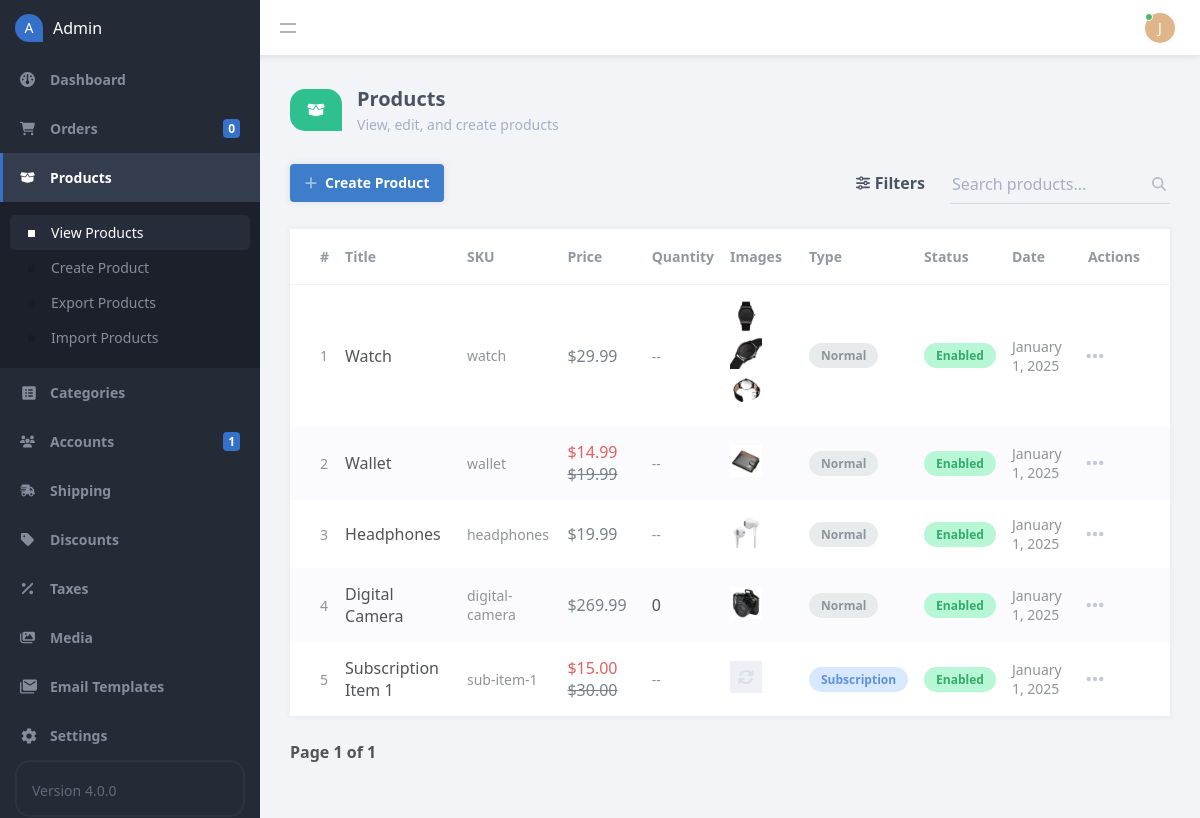
Screenshot of /admin/index.php?page=products (signed in) with the database file from the repository.
### tables this page shows
CREATE TABLE IF NOT EXISTS `products` (
  `id` int(11) NOT NULL AUTO_INCREMENT,
  `title` varchar(200) NOT NULL,
  `description` mediumtext NOT NULL,
  `sku` varchar(255) NOT NULL DEFAULT '',
  `price` decimal(7,2) NOT NULL,
  `rrp` decimal(7,2) NOT NULL DEFAULT 0.00,
  `quantity` int(11) NOT NULL,
  `created` datetime NOT NULL,
  `weight` decimal(7,2) NOT NULL DEFAULT 0.00,
  `url_slug` varchar(255) NOT NULL DEFAULT '',
  `product_status` tinyint(1) NOT NULL DEFAULT 1,
  `subscription` tinyint(1) NOT NULL DEFAULT 0,
  `subscription_period` int(11) NOT NULL DEFAULT 0,
  `subscription_period_type` varchar(50) NOT NULL DEFAULT 'day',
  PRIMARY KEY (`id`)
);

### admin/index.php (called while the page is built, shortened)
<?php
include '../functions.php';
$page = isset($_GET['page']) && file_exists($_GET['page'] . '.php') ? $_GET['page'] : 'dashboard';
include $page . '.php';
?>

### admin/products.php (the view, shortened to what this page needs)
<?php
$pagination_page = isset($_GET['pagination_page']) ? $_GET['pagination_page'] : 1;
$search = isset($_GET['search_query']) ? $_GET['search_query'] : '';
$status = isset($_GET['status']) ? $_GET['status'] : '';
$availability = isset($_GET['availability']) ? $_GET['availability'] : '';
$type = isset($_GET['type']) ? $_GET['type'] : '';
$order = isset($_GET['order']) && $_GET['order'] == 'DESC' ? 'DESC' : 'ASC';
$order_by_whitelist = ['id','title','price','quantity','created','product_status','sku','subscription'];
$order_by = isset($_GET['order_by']) && in_array($_GET['order_by'], $order_by_whitelist) ? $_GET['order_by'] : 'id';
$results_per_pagination_page = 15;
$param1 = ($pagination_page - 1) * $results_per_pagination_page;
$param2 = $results_per_pagination_page;
$where = '';
$where .= $search ? 'WHERE (p.title LIKE :search OR p.sku LIKE :search OR p.price LIKE :search OR p.created LIKE :search) ' : '';
$stmt = $pdo->prepare('SELECT COUNT(*) AS total FROM products p ' . $where);
$stmt->execute();
$total_products = $stmt->fetchColumn();
$stmt = $pdo->prepare('SELECT p.*, GROUP_CONCAT(m2.full_path) AS imgs FROM products p LEFT JOIN (SELECT pm.id, pm.product_id, m.full_path FROM product_media_map pm JOIN product_media m ON m.id = pm.media_id GROUP BY pm.id, pm.product_id, m.full_path) m2 ON m2.product_id = p.id ' . $where . ' GROUP BY p.id, p.title, p.description, p.price, p.rrp, p.quantity, p.created, p.weight, p.url_slug, p.product_status, p.sku, p.subscription, p.subscription_period, p.subscription_period_type ORDER BY ' . $order_by . ' ' . $order . ' LIMIT :start_results,:num_results');
$stmt->bindParam('start_results', $param1, PDO::PARAM_INT);
$stmt->bindParam('num_results', $param2, PDO::PARAM_INT);
$stmt->execute();
$products = $stmt->fetchAll(PDO::FETCH_ASSOC);
$url = 'index.php?page=products&search_query=' . $search . '&status=' . $status . '&availability=' . $availability . '&type=' . $type;
?>
<?=template_admin_header('Products', 'products', 'view')?>
<div class="content-title">
    <div class="title">
        <div class="icon">
        </div>
        <div class="txt">
            <h2>Products</h2>
            <p>View, edit, and create products</p>
        </div>
    </div>
</div>
<div class="content-header responsive-flex-column pad-top-5">
    <a href="index.php?page=product" class="btn">
        Create Product
    </a>
    <form method="get">
        <div class="filters">
            <a href="#">
                Filters
            </a>
        </div>
        <div class="search">
            <label for="search_query">
                <input id="search_query" type="text" name="search_query" placeholder="Search products..." value="<?=htmlspecialchars($search, ENT_QUOTES)?>" class="responsive-width-100">
            </label>
        </div>
    </form>
</div>
<div class="content-block no-pad">
    <div class="table">
        <table>
            <thead>
                <tr>
                    <td class="responsive-hidden"><a href="<?=$url . '&order=' . ($order=='ASC'?'DESC':'ASC') . '&order_by=id'?>">#<?=$order_by=='id' ? $table_icons[strtolower($order)] : ''?></a></td>
                    <td><a href="<?=$url . '&order=' . ($order=='ASC'?'DESC':'ASC') . '&order_by=title'?>">Title<?=$order_by=='title' ? $table_icons[strtolower($order)] : ''?></a></td>
                    <td class="responsive-hidden"><a href="<?=$url . '&order=' . ($order=='ASC'?'DESC':'ASC') . '&order_by=sku'?>">SKU<?=$order_by=='sku' ? $table_icons[strtolower($order)] : ''?></a></td>
                    <td><a href="<?=$url . '&order=' . ($order=='ASC'?'DESC':'ASC') . '&order_by=price'?>">Price<?=$order_by=='price' ? $table_icons[strtolower($order)] : ''?></td>
                    <td><a href="<?=$url . '&order=' . ($order=='ASC'?'DESC':'ASC') . '&order_by=quantity'?>">Quantity<?=$order_by=='quantity' ? $table_icons[strtolower($order)] : ''?></td>
                    <td class="responsive-hidden">Images</td>
                    <td class="responsive-hidden"><a href="<?=$url . '&order=' . ($order=='ASC'?'DESC':'ASC') . '&order_by=subscription'?>">Type<?=$order_by=='subscription' ? $table_icons[strtolower($order)] : ''?></td>
                    <td class="responsive-hidden"><a href="<?=$url . '&order=' . ($order=='ASC'?'DESC':'ASC') . '&order_by=product_status'?>">Status<?=$order_by=='product_status' ? $table_icons[strtolower($order)] : ''?></td>
                    <td class="responsive-hidden"><a href="<?=$url . '&order=' . ($order=='ASC'?'DESC':'ASC') . '&order_by=created'?>">Date<?=$order_by=='created' ? $table_icons[strtolower($order)] : ''?></td>
                    <td class="align-center">Actions</td>
                </tr>
            </thead>
            <tbody>
                <?php foreach ($products as $product): ?>
                <tr>
                    <td class="responsive-hidden alt"><?=$product['id']?></td>
                    <td><?=$product['title']?></td>
                    <td class="responsive-hidden alt"><?=$product['sku']?></td>
                    <?php if ($product['rrp'] == 0.00): ?>
                    <td class="strong"><?=currency_code?><?=num_format($product['price'], 2)?></td>
                    <?php else: ?>
                    <td class="strong"><span class="rrp"><?=currency_code?><?=num_format($product['price'], 2)?></span> <s><?=currency_code . num_format($product['rrp'], 2)?></s></td>
                    <?php endif; ?>
                    <td><?=$product['quantity']==-1?'<span class="alt">--</span>':num_format($product['quantity'])?></td>
                    <td class="responsive-hidden">
                        <div class="images">
                        <?php if (!empty($product['imgs'])): ?>
                        <?php foreach (array_reverse(explode(',',$product['imgs'])) as $img): ?>
                        <?php if ($img): ?>
                        <img src="../<?=$img?>" width="32" height="32" alt="<?=$img?>" title="<?=$img?>">
                        <?php endif; ?>
                        <?php endforeach; ?>
                        <?php endif; ?>
                        </div>
                    </td>
                    <td class="responsive-hidden"><?=$product['subscription'] ? '<span class="blue">Subscription</span>' : '<span class="grey">Normal</span>'?></td>
                    <td class="responsive-hidden"><?=$product['product_status'] ? '<span class="green">Enabled</span>' : '<span class="grey">Disabled</span>'?></td>
                    <td class="responsive-hidden alt"><?=date('F j, Y', strtotime($product['created']))?></td>
                    <td class="actions">
                        <div class="table-dropdown">
                        </div>
                    </td>
                </tr>
                <?php endforeach; ?>
            </tbody>
        </table>
    </div>
</div>
<div class="pagination">
    <span>Page <?=$pagination_page?> of <?=ceil($total_products / $results_per_pagination_page) == 0 ? 1 : ceil($total_products / $results_per_pagination_page)?></span>
</div>
<?=template_admin_footer()?>

### rows the page displays
products: id "1", title "Watch", sku "watch", price "29.99", subscription "Normal", product_status "Enabled", created "January 1, 2025"
products: id "2", title "Wallet", sku "wallet", price "14.99", rrp "19.99", shows a picture, subscription "Normal", product_status "Enabled", created "January 1, 2025"
products: id "3", title "Headphones", sku "headphones", price "19.99", shows a picture, subscription "Normal", product_status "Enabled", created "January 1, 2025"
products: id "4", title "Digital Camera", sku "digital-camera", price "269.99", quantity "0", shows a picture, subscription "Normal", product_status "Enabled", created "January 1, 2025"
products: id "5", title "Subscription Item 1", sku "sub-item-1", price "15.00", rrp "30.00", shows a picture, subscription "Subscription", product_status "Enabled", created "January 1, 2025"

### other values shown
num_format($orders_total) "0"
num_format($accounts_total) "1"
substr($_SESSION['account_name'], 0, 1) "J"
$pagination_page "1"
ceil($total_products / $results_per_pagination_page) "1"
